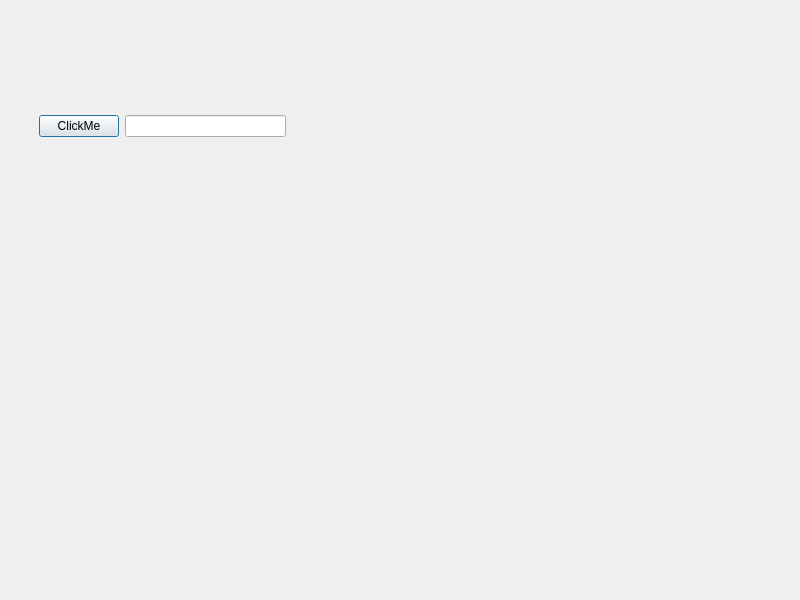
<?xml version="1.0" encoding="UTF-8"?>
<ui version="4.0">
 <class>Dialog</class>
 <widget class="QDialog" name="Dialog">
  <property name="geometry">
   <rect>
    <x>0</x>
    <y>0</y>
    <width>800</width>
    <height>600</height>
   </rect>
  </property>
  <property name="windowTitle">
   <string>Dialog</string>
  </property>
  <widget class="QWidget" name="verticalLayoutWidget">
   <property name="geometry">
    <rect>
     <x>39</x>
     <y>110</y>
     <width>247</width>
     <height>33</height>
    </rect>
   </property>
   <layout class="QHBoxLayout" name="horizontalLayout">
    <item>
     <widget class="QPushButton" name="pushButton">
      <property name="text">
       <string>ClickMe</string>
      </property>
     </widget>
    </item>
    <item>
     <widget class="QLineEdit" name="lineEdit"/>
    </item>
   </layout>
  </widget>
 </widget>
 <resources/>
 <connections/>
</ui>
